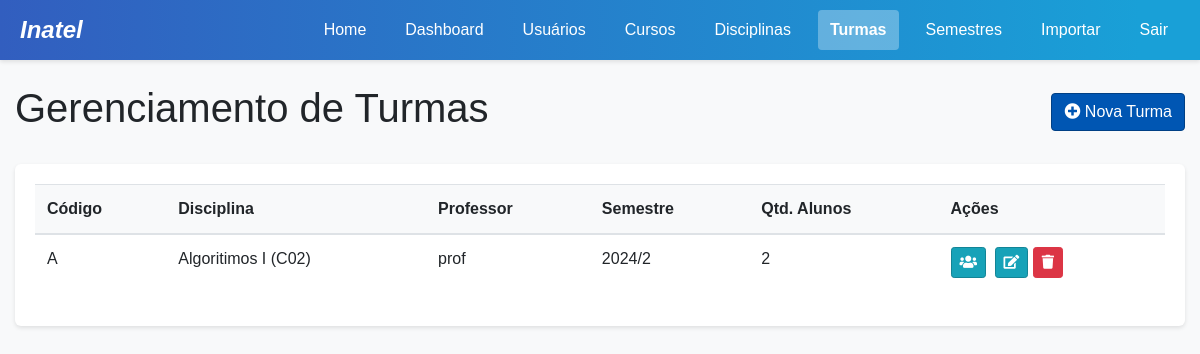
/custom-admin/classes/ (signed in), run on an earlier commit of the app's database.
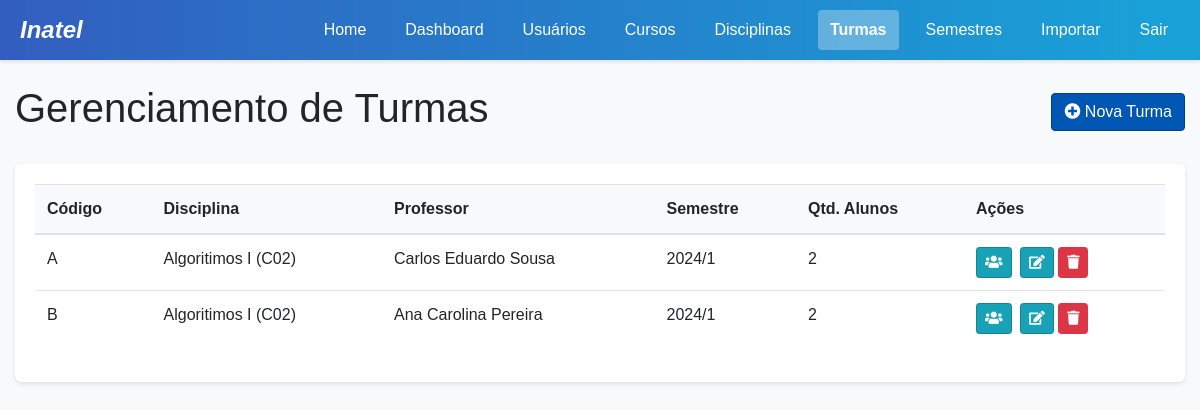
And on a later commit of the database.
### project/models.py (models this page shows, shortened)
class Turma(models.Model):
    id = models.AutoField(primary_key=True)
    codigo = models.CharField(max_length=20)  # e.g. "A", "B", "C"
    disciplina = models.ForeignKey(Disciplina, on_delete=models.CASCADE, related_name='turmas')
    professor = models.ForeignKey(Professor, on_delete=models.CASCADE, related_name='turmas')
    semestre = models.ForeignKey(Semestre, on_delete=models.CASCADE, related_name='turmas')

class Disciplina(models.Model):
    id = models.AutoField(primary_key=True)
    nome = models.CharField(max_length=100)
    codigo = models.CharField(max_length=20)
    curso = models.ForeignKey(Curso, on_delete=models.CASCADE, related_name='disciplinas')

class Professor(models.Model):
    idProfessor = models.AutoField(primary_key=True)
    nomeProf = models.CharField(max_length=100)
    emailProf = models.EmailField(unique=True)
    senhaProf = models.CharField(max_length=100)
    reset_token = models.CharField(max_length=100, null=True, blank=True)

class Semestre(models.Model):
    id = models.AutoField(primary_key=True)
    ano = models.IntegerField()
    periodo = models.IntegerField()  # 1 for first semester, 2 for second
    def __str__(self):
        return f"{self.ano}/{self.periodo}"

### project/views.py (the view)
    def wrapper(request, *args, **kwargs):
        if 'user_type' not in request.session or 'user_id' not in request.session:
            messages.error(request, "Você precisa estar logado para acessar esta página.")
            return redirect('login')
        user_type = request.session['user_type']
        user_id = request.session['user_id']
        try:
            if user_type == 'aluno':
                Aluno.objects.get(idAluno=user_id)
            elif user_type == 'professor':
                Professor.objects.get(idProfessor=user_id)
            elif user_type == 'coordenador':
                Coordenador.objects.get(id=user_id)
            elif user_type == 'admin':
                from .models import Admin
                Admin.objects.get(id=user_id)
            else:
                messages.error(request, "Tipo de usuário não reconhecido.")
                request.session.flush()
                return redirect('login')
        except Exception:
            messages.error(request, "Sua sessão expirou ou é inválida. Por favor, faça login novamente.")
            request.session.flush()
            return redirect('login')
        return view_func(request, *args, **kwargs)

### project/context_processors.py (called while the page is built)
def user_data(request):
    context = {
        'user_type': request.session.get('user_type'),
        'user_id': request.session.get('user_id'),
        'username': request.session.get('username'),
    }
    if 'user_type' in request.session:
        notificacoes = obter_notificacoes_usuario(request)
        context['notificacoes_nao_lidas'] = notificacoes.filter(lida=False)
        context['notificacoes_count'] = context['notificacoes_nao_lidas'].count()
    return context

### project/utils.py (called while the page is built)
def obter_notificacoes_usuario(request):
    from .models import Notificacao, Aluno, Professor, Coordenador, Admin
    user_type = request.session.get('user_type')
    user_id = request.session.get('user_id')
    if not user_type or not user_id:
        return Notificacao.objects.none()
    if user_type == 'aluno':
        return Notificacao.objects.filter(aluno_id=user_id)
    elif user_type == 'professor':
        return Notificacao.objects.filter(professor_id=user_id)
    elif user_type == 'coordenador':
        return Notificacao.objects.filter(coordenador_id=user_id)
    elif user_type == 'admin':
        return Notificacao.objects.filter(admin_id=user_id)
    return Notificacao.objects.none()

### project/templates/admin/classes.html (shortened to what the changed rows need)
<!DOCTYPE html>
<html lang="pt-br">
<head>
    {% load static %}
    <link rel="stylesheet" href="https://stackpath.bootstrapcdn.com/bootstrap/4.5.2/css/bootstrap.min.css">
    <link rel="stylesheet" href="{% static 'css/main.css' %}">
    <link rel="stylesheet" href="https://cdnjs.cloudflare.com/ajax/libs/font-awesome/5.15.3/css/all.min.css">
</head>
<body>
    <div class="container mt-4">
        <div class="d-flex justify-content-between align-items-center mb-4">
            <h1>Gerenciamento de Turmas</h1>
        </div>
        <div class="card">
            <div class="card-body">
                <div class="table-responsive">
                    <table class="table table-hover">
                        <thead>
                            <tr>
                                <th>Código</th>
                                <th>Disciplina</th>
                                <th>Professor</th>
                                <th>Semestre</th>
                                <th>Qtd. Alunos</th>
                                <th>Ações</th>
                            </tr>
                        </thead>
                        <tbody>
                            {% for turma in turmas %}
                                <tr>
                                    <td>{{ turma.codigo }}</td>
                                    <td>{{ turma.disciplina.nome }} ({{ turma.disciplina.codigo }})</td>
                                    <td>{{ turma.professor.nomeProf }}</td>
                                    <td>{{ turma.semestre }}</td>
                                    <td>{{ turma.matriculas.count }}</td>
                                    <td>
                                        <a href="{% url 'admin_class_students' turma.id %}" class="btn btn-sm btn-info mr-1" title="Gerenciar Alunos">
                                            <i class="fas fa-users"></i>
                                        </a>
                                        <button class="btn btn-sm btn-info edit-class" data-toggle="modal" data-target="#editClassModal"
                                                data-id="{{ turma.id }}" data-codigo="{{ turma.codigo }}"
                                                data-disciplina="{{ turma.disciplina.id }}" data-professor="{{ turma.professor.idProfessor }}"
                                                data-semestre="{{ turma.semestre.id }}">
                                            <i class="fas fa-edit"></i>
                                        </button>
                                        <button class="btn btn-sm btn-danger delete-class" data-toggle="modal" data-target="#deleteClassModal"
                                                data-id="{{ turma.id }}" data-nome="{{ turma.disciplina.nome }} {{ turma.codigo }}">
                                            <i class="fas fa-trash"></i>
                                        </button>
                                    </td>
                                </tr>
                            {% empty %}
                                <tr>
                                    <td colspan="6" class="text-center">Nenhuma turma cadastrada.</td>
                                </tr>
                            {% endfor %}
                        </tbody>
                    </table>
                </div>
            </div>
        </div>
    </div>
</body>
</html>

What changed in the data, as far as the page shows it:
changed Turma: professor.nomeProf "prof" → "Carlos Eduardo Sousa"; semestre "2024/2" → "2024/1"
added Turma: codigo "B", disciplina.nome "Algoritimos I", disciplina.codigo "C02", professor.nomeProf "Ana Carolina Pereira", semestre "2024/1", matriculas.count "2"
